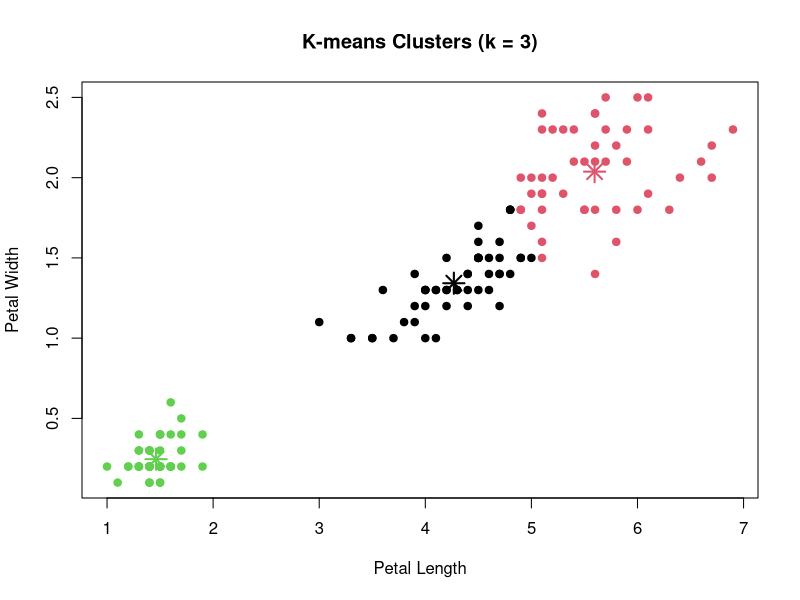
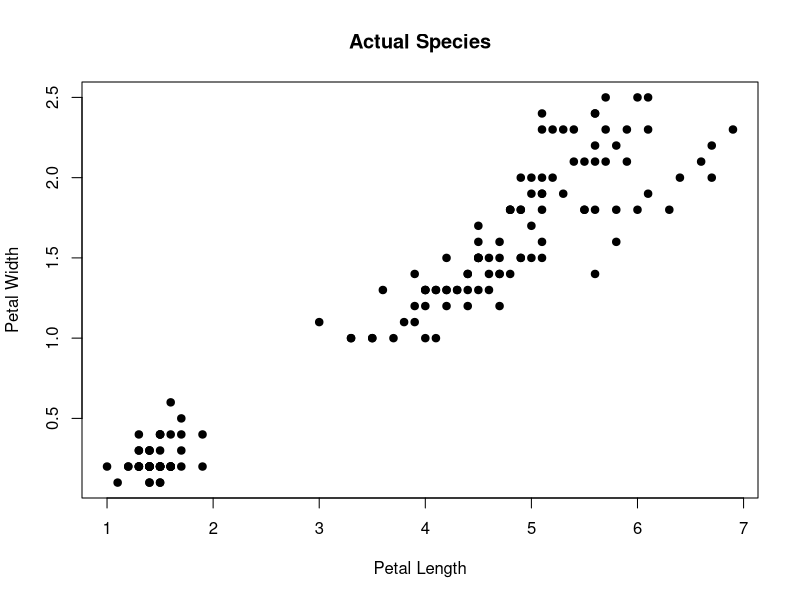
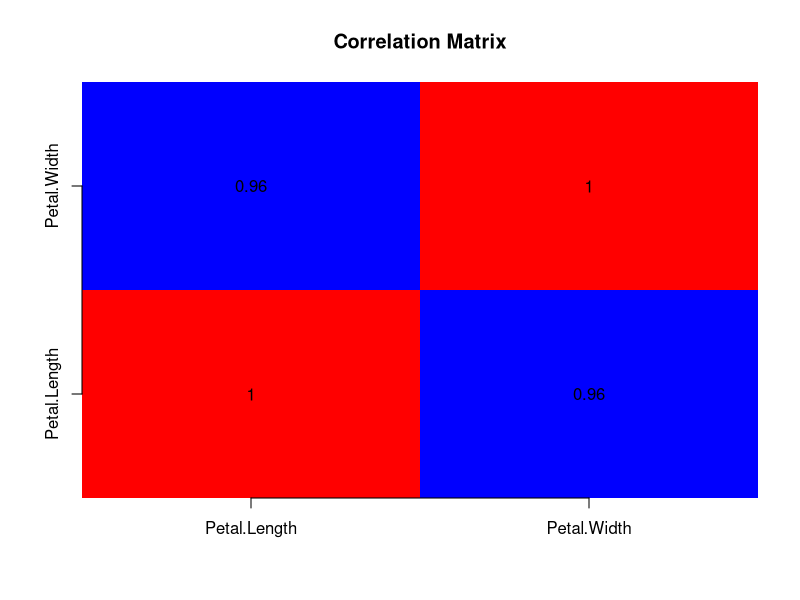
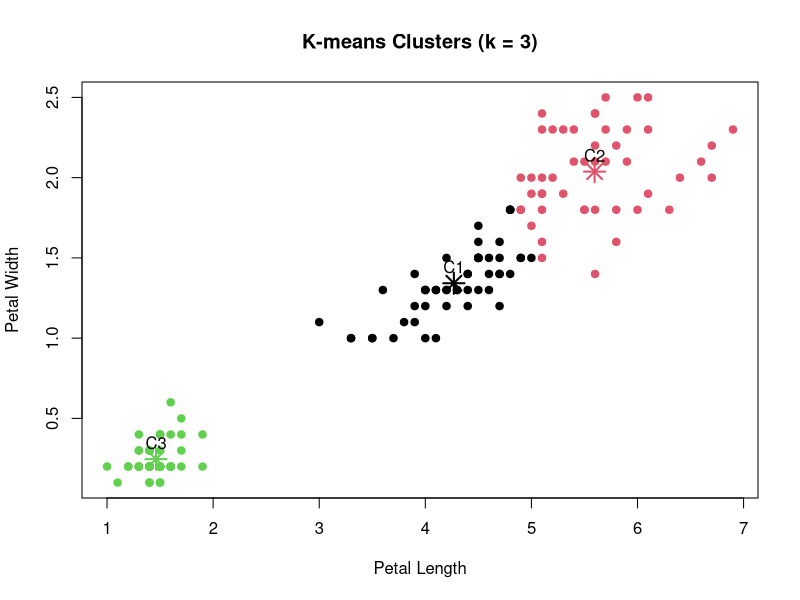
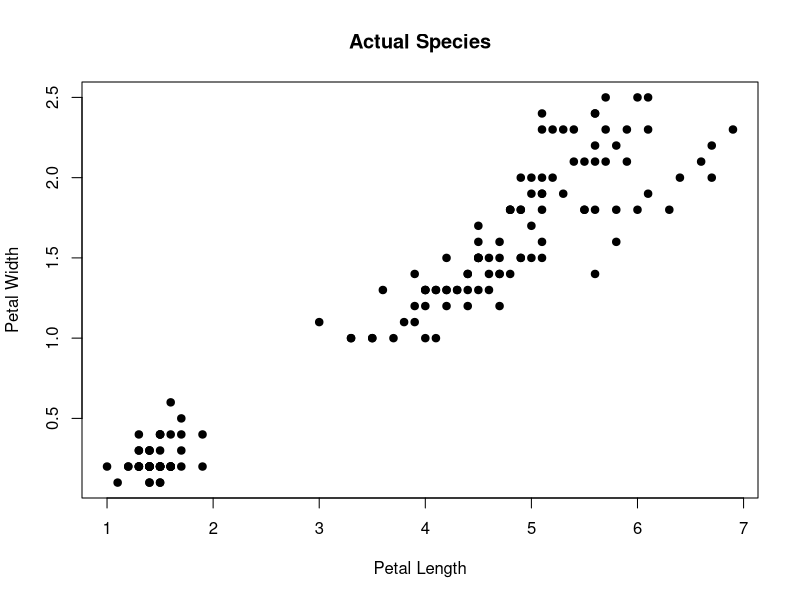

R code for these plots, in order:
# Step 1: Load built-in iris dataset
data(iris)

# Step 2: export CSVs – keep as you already have
write.csv(iris, "iris.csv", row.names = FALSE)
iris_numeric <- iris[, 1:4]
write.csv(iris_numeric, "iris_without_species.csv", row.names = FALSE)

# Step 3: Use petal features for clustering (simple & matches our plot)
df <- iris[, c("Petal.Length", "Petal.Width")]

# Step 4: Run K-means
set.seed(123)
km <- kmeans(df,
             centers = 3,
             nstart  = 20)

cat("Cluster sizes:\n")
print(km$size)

cat("\nCluster centers:\n")
print(km$centers)

cm <- table(iris$Species, km$cluster)
cat("\nConfusion matrix (Species vs cluster):\n")
print(cm)

cat("\nCovariance Matrix (Petal.Length & Petal.Width):\n")
cov_matrix <- cov(df)
print(cov_matrix)

cat("\nCorrelation Matrix (Petal.Length & Petal.Width):\n")
cor_matrix <- cor(df)
print(cor_matrix)

png("correlation_matrix.png", width = 600, height = 600)

image(1:ncol(cor_matrix),
      1:nrow(cor_matrix),
      cor_matrix,
      col = colorRampPalette(c("blue", "white", "red"))(100),
      axes = FALSE,
      xlab = "",
      ylab = "",
      main = "Correlation Matrix")

axis(1, at = 1:ncol(cor_matrix), labels = colnames(cor_matrix))
axis(2, at = 1:nrow(cor_matrix), labels = rownames(cor_matrix))

text(expand.grid(1:ncol(cor_matrix), 1:nrow(cor_matrix)),
     labels = round(cor_matrix, 2))

dev.off()

cat("\nFinal K-means Values:\n")

cat("Total Within-Cluster Sum of Squares (tot.withinss):\n")
print(km$tot.withinss)

cat("\nBetween-Cluster Sum of Squares (betweenss):\n")
print(km$betweenss)

cat("\nTotal Sum of Squares (totss):\n")
print(km$totss)

cat("\nRatio of Between SS to Total SS:\n")
print(km$betweenss / km$totss)

png("kmeans_clusters.png")

plot(df$Petal.Length, df$Petal.Width,
     col  = km$cluster,
     pch  = 19,
     xlab = "Petal Length",
     ylab = "Petal Width",
     main = "K-means Clusters (k = 3)")

points(km$centers[,"Petal.Length"],
       km$centers[,"Petal.Width"],
       pch = 8,
       cex = 2,
       lwd = 2,
       col = 1:3)

text(km$centers[,"Petal.Length"],
     km$centers[,"Petal.Width"],
     labels = paste0("C", 1:3),
     pos = 3)

dev.off()

png("species_actual.png")

plot(df$Petal.Length, df$Petal.Width,
     col  = "black",
     pch  = 19,
     xlab = "Petal Length",
     ylab = "Petal Width",
     main = "Actual Species")

dev.off()

plot(df$Petal.Length, df$Petal.Width,
     col  = km$cluster, pch = 19,
     xlab = "Petal Length", ylab = "Petal Width",
     main = "K-means Clusters (k = 3)")

points(km$centers[,"Petal.Length"],
       km$centers[,"Petal.Width"],
       pch = 8, cex = 2, lwd = 2, col = 1:3)

plot(df$Petal.Length, df$Petal.Width,
     col  = "black", pch = 19,
     xlab = "Petal Length", ylab = "Petal Width",
     main = "Actual Species")

cat("\n--- TEST PRINT: CODE EXECUTED SUCCESSFULLY ---\n")

